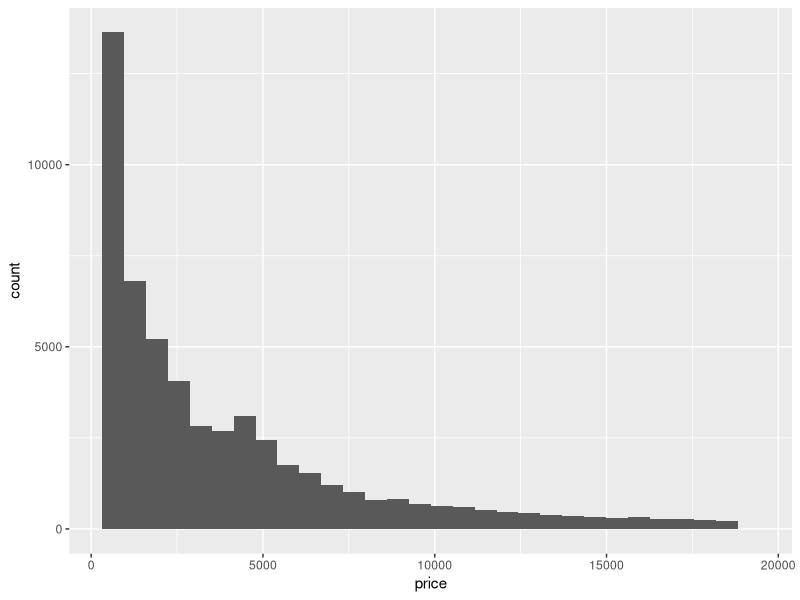
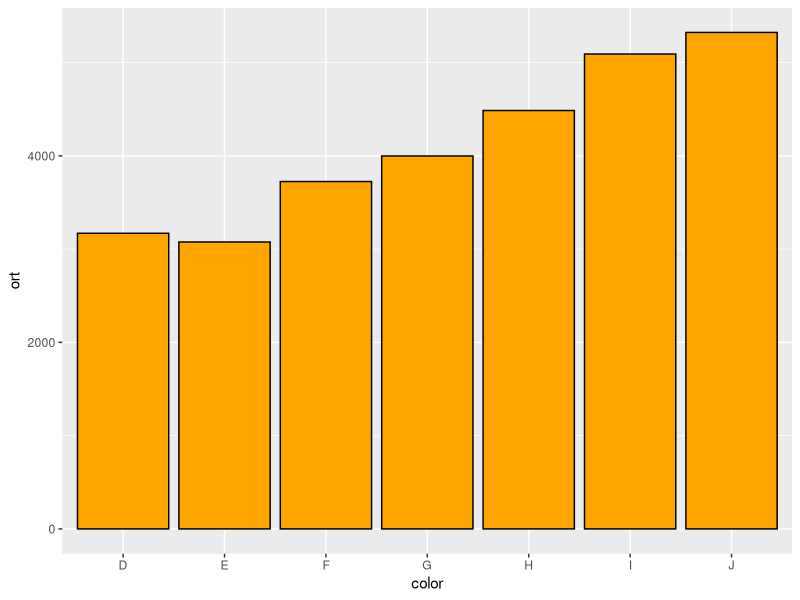
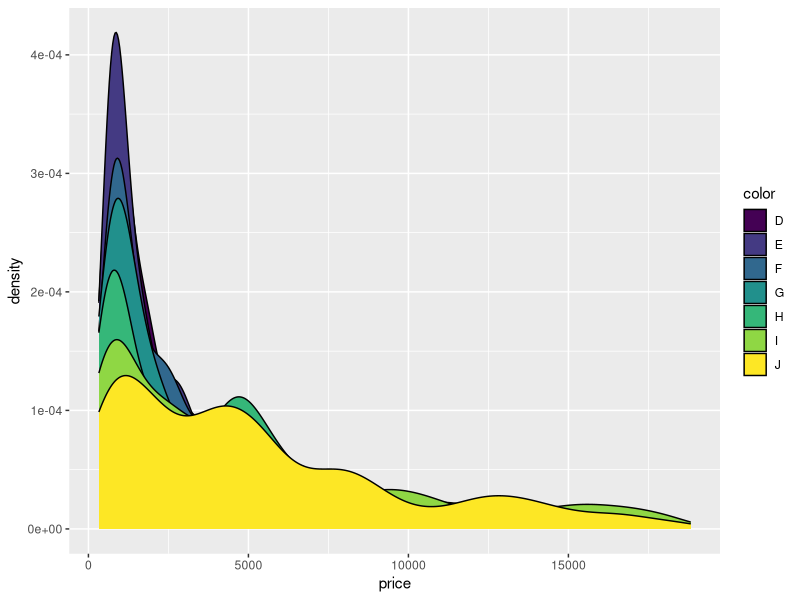

The R script that drew these images, in order:



library(ggplot2)
library(dplyr)


d <- diamonds


ggplot(d, aes(price))+
  geom_histogram()



k <- d %>%
  group_by(color) %>%
  summarise(n = n(),ort = mean(price))

ggplot(k, aes(color, ort))+
  geom_bar(stat = "identity", color = "black", fill = "orange")


ggplot(d, aes(price, fill = color ))+
  geom_density()
